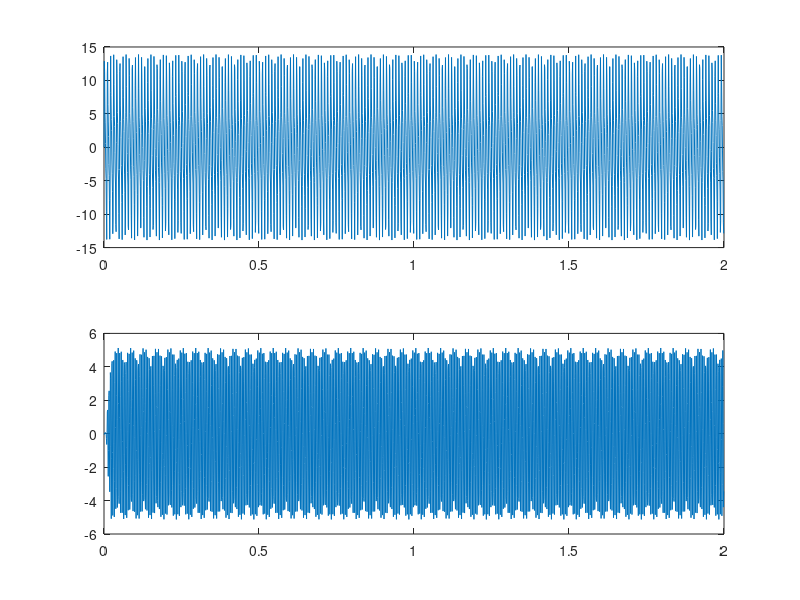
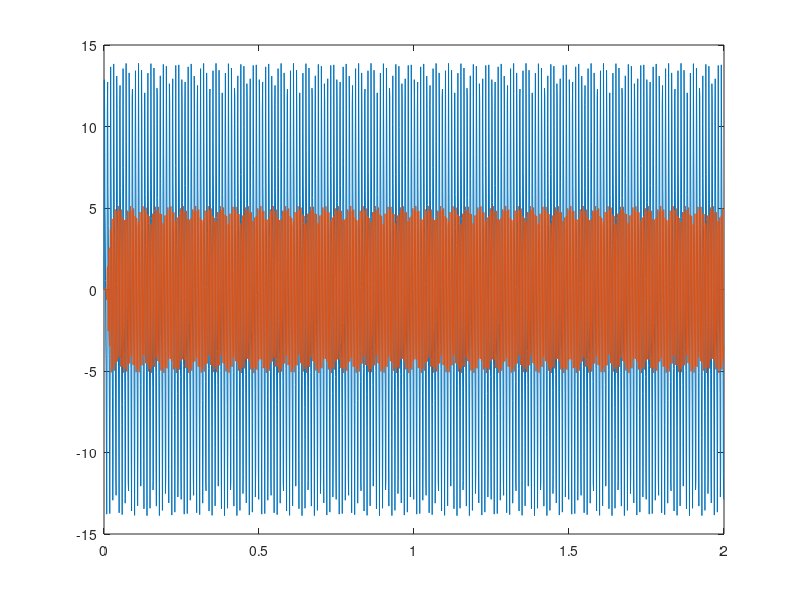

These figures' MATLAB source, in order:
clear all
clc
A1=10;
A2=5;
A3=2.5;
f1=100;
f2=200;
f3=300;
phi1=0;
phi2=pi/6;
phi3=pi/4;
samt=0:1/1024:1.9999;
sig=A1*sin(2*pi*f1*samt)+A2*sin(2*pi*f2*samt)+A3*sin(2*pi*f3*samt);
subplot(2,1,1)
plot(samt,sig)


% Design low pass filter
filtOrdr = 30;
maxFreq=300;
sampFreq=1024;
minf=150;
maxf=250
band=[minf/(sampFreq/2),maxf/(sampFreq/2)];
b = fir1(filtOrdr,band,'bandpass');
% Apply filter
filtSig = fftfilt(b,sig);

subplot(2,1,2)
plot(samt,filtSig)

figure;
plot(samt,sig)
hold on
plot(samt,filtSig)